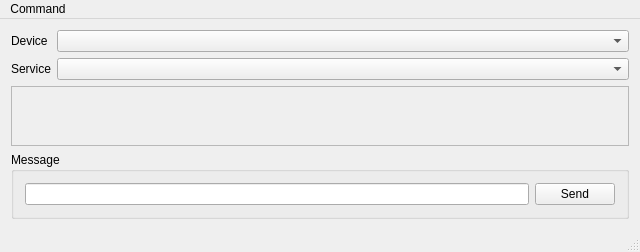
<?xml version="1.0" encoding="UTF-8"?>
<ui version="4.0">
 <class>MainWindow</class>
 <widget class="QMainWindow" name="MainWindow">
  <property name="geometry">
   <rect>
    <x>0</x>
    <y>0</y>
    <width>640</width>
    <height>252</height>
   </rect>
  </property>
  <property name="windowTitle">
   <string>MainWindow</string>
  </property>
  <widget class="QWidget" name="centralWidget">
   <layout class="QVBoxLayout" name="verticalLayout">
    <item>
     <layout class="QGridLayout" name="gridLayout">
      <item row="0" column="0">
       <widget class="QLabel" name="label">
        <property name="text">
         <string>Device</string>
        </property>
       </widget>
      </item>
      <item row="0" column="1">
       <widget class="QComboBox" name="devicesComboBox">
        <property name="sizePolicy">
         <sizepolicy hsizetype="Expanding" vsizetype="Fixed">
          <horstretch>0</horstretch>
          <verstretch>0</verstretch>
         </sizepolicy>
        </property>
       </widget>
      </item>
      <item row="1" column="0">
       <widget class="QLabel" name="label_2">
        <property name="text">
         <string>Service</string>
        </property>
       </widget>
      </item>
      <item row="1" column="1">
       <widget class="QComboBox" name="servicesComboBox">
        <property name="sizePolicy">
         <sizepolicy hsizetype="Expanding" vsizetype="Fixed">
          <horstretch>0</horstretch>
          <verstretch>0</verstretch>
         </sizepolicy>
        </property>
       </widget>
      </item>
     </layout>
    </item>
    <item>
     <widget class="QFrame" name="frame">
      <property name="sizePolicy">
       <sizepolicy hsizetype="Expanding" vsizetype="Expanding">
        <horstretch>0</horstretch>
        <verstretch>0</verstretch>
       </sizepolicy>
      </property>
      <property name="minimumSize">
       <size>
        <width>0</width>
        <height>40</height>
       </size>
      </property>
      <property name="frameShape">
       <enum>QFrame::StyledPanel</enum>
      </property>
      <property name="frameShadow">
       <enum>QFrame::Raised</enum>
      </property>
      <layout class="QHBoxLayout" name="horizontalLayout_5">
       <property name="spacing">
        <number>3</number>
       </property>
       <property name="leftMargin">
        <number>3</number>
       </property>
       <property name="topMargin">
        <number>3</number>
       </property>
       <property name="rightMargin">
        <number>3</number>
       </property>
       <property name="bottomMargin">
        <number>3</number>
       </property>
       <item>
        <widget class="BitWidget" name="widget_bit7" native="true"/>
       </item>
       <item>
        <widget class="BitWidget" name="widget_bit6" native="true"/>
       </item>
       <item>
        <widget class="BitWidget" name="widget_bit5" native="true"/>
       </item>
       <item>
        <widget class="BitWidget" name="widget_bit4" native="true"/>
       </item>
       <item>
        <widget class="BitWidget" name="widget_bit3" native="true"/>
       </item>
       <item>
        <widget class="BitWidget" name="widget_bit2" native="true"/>
       </item>
       <item>
        <widget class="BitWidget" name="widget_bit1" native="true"/>
       </item>
       <item>
        <widget class="BitWidget" name="widget_bit0" native="true"/>
       </item>
      </layout>
     </widget>
    </item>
    <item>
     <widget class="QGroupBox" name="groupBox">
      <property name="title">
       <string>Message</string>
      </property>
      <layout class="QHBoxLayout" name="horizontalLayout">
       <item>
        <widget class="QLineEdit" name="lineEdit"/>
       </item>
       <item>
        <widget class="QPushButton" name="pushButton">
         <property name="sizePolicy">
          <sizepolicy hsizetype="Preferred" vsizetype="Fixed">
           <horstretch>0</horstretch>
           <verstretch>0</verstretch>
          </sizepolicy>
         </property>
         <property name="text">
          <string>Send</string>
         </property>
        </widget>
       </item>
      </layout>
     </widget>
    </item>
   </layout>
  </widget>
  <widget class="QMenuBar" name="menuBar">
   <property name="geometry">
    <rect>
     <x>0</x>
     <y>0</y>
     <width>640</width>
     <height>22</height>
    </rect>
   </property>
   <widget class="QMenu" name="menuCommand">
    <property name="title">
     <string>Command</string>
    </property>
    <addaction name="action_connect"/>
    <addaction name="action_send_hello"/>
   </widget>
   <addaction name="menuCommand"/>
  </widget>
  <widget class="QStatusBar" name="statusBar"/>
  <action name="action_connect">
   <property name="text">
    <string>Connect</string>
   </property>
  </action>
  <action name="action_send_hello">
   <property name="text">
    <string>Send Hello</string>
   </property>
  </action>
 </widget>
 <layoutdefault spacing="6" margin="11"/>
 <customwidgets>
  <customwidget>
   <class>BitWidget</class>
   <extends>QWidget</extends>
   <header>BitWidget.h</header>
   <container>1</container>
  </customwidget>
 </customwidgets>
 <resources/>
 <connections/>
</ui>
